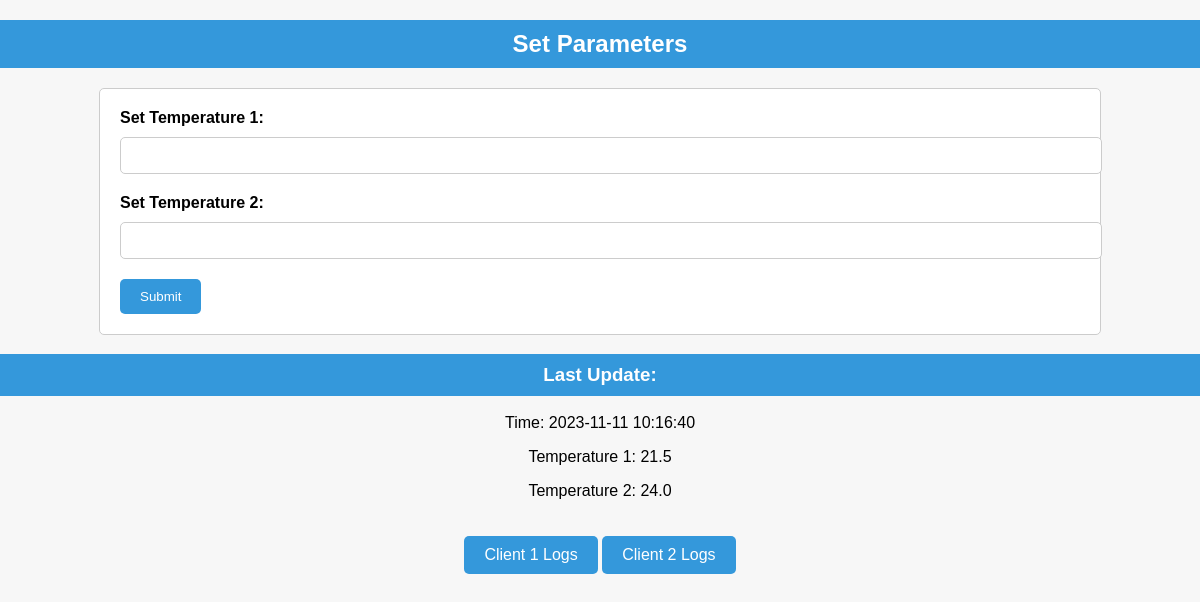
The app's page /, older data.
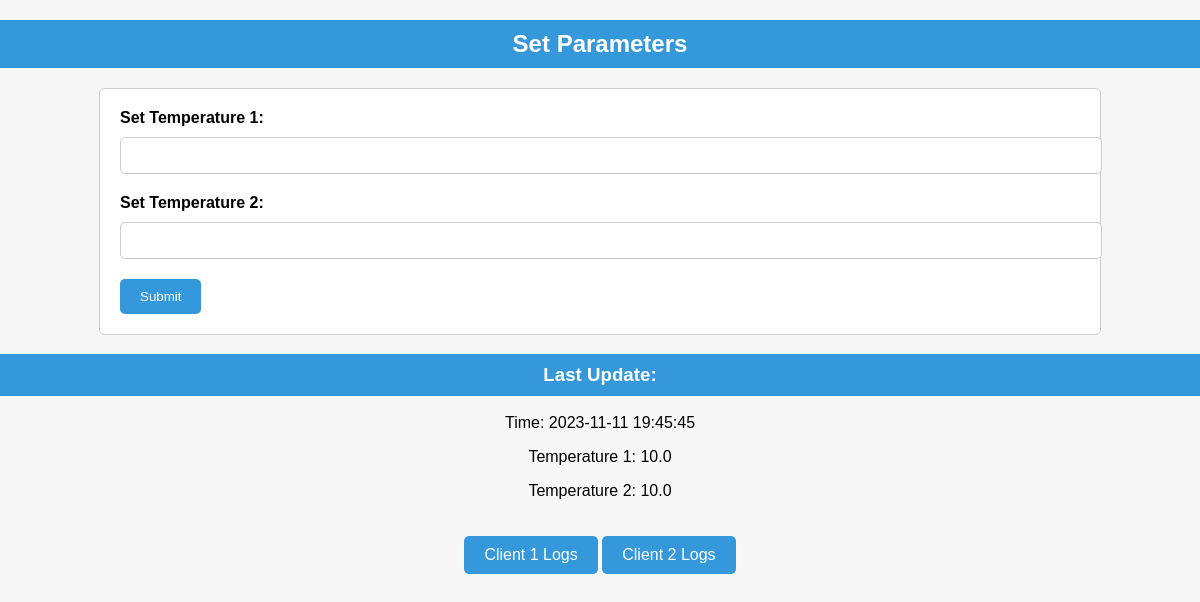
The same page, newer data.
### tables this page shows
CREATE TABLE WEB_MANAGER_LOGS (
                   id INTEGER  NOT NULL PRIMARY KEY AUTOINCREMENT,
                   time TIMESTAMP NOT NULL DEFAULT CURRENT_TIMESTAMP,
                   set_temperature_1 REAL NOT NULL,                   
                   set_temperature_2 REAL NOT NULL
                   );

### web_gui/web_gui.py (the view)
@app.route('/')
def index():
    last_update = get_web_manager_last_update()
    return render_template('index.html', last_update=last_update)

### web_gui/web_gui.py (called while the page is built)
def get_web_manager_last_update():
    conn = sqlite3.connect(db_path)
    cursor = conn.cursor()
    cursor.execute("SELECT * FROM WEB_MANAGER_LOGS ORDER BY id DESC LIMIT 1")
    last_update = cursor.fetchone()
    conn.close()
    return last_update

### web_gui/templates/index.html (shortened to what this page needs)
<!DOCTYPE html>
<html>
<head>
    <link rel="stylesheet" type="text/css" href="{{ url_for('static', filename='index.css') }}">
</head>
<body>
    <h2>Set Parameters</h2>
    <form method="post" action="/submit">
        <label for="temperature1">Set Temperature 1:</label>
        <input type="number" step="0.01" name="temperature1" required>
        <label for="temperature2">Set Temperature 2:</label>
        <input type="number" step="0.01" name="temperature2" required>
        <input type="submit" value="Submit">
    </form>
    <h3>Last Update:</h3>
    {% if last_update %}
    <p>Time: {{ last_update[1] }}</p>
    <p>Temperature 1: {{ last_update[2] }}</p>
    <p>Temperature 2: {{ last_update[3] }}</p>
    {% else %}
    <p>No data available</p>
    {% endif %}
    <div class="button-container">
        <a href="/logs/client1" class="button">Client 1 Logs</a>
        <a href="/logs/client2" class="button">Client 2 Logs</a>
    </div>
</body>
</html>

### web_gui/static/index.css (style rules this page uses)
body { font-family: Arial, sans-serif; background-color: #f7f7f7; margin: 0; padding: 0; }
h2 { background-color: #3498db; color: #fff; padding: 10px; text-align: center; }
form { width: 80%; margin: 0 auto; padding: 20px; background-color: #fff; border: 1px solid #ccc; border-radius: 5px; }
label { display: block; margin-bottom: 10px; font-weight: bold; }
input[type="number"] { width: 100%; padding: 10px; margin-bottom: 20px; border: 1px solid #ccc; border-radius: 5px; }
input[type="submit"] { background-color: #3498db; color: #fff; padding: 10px 20px; border: none; border-radius: 5px; cursor: pointer; }
h3 { background-color: #3498db; color: #fff; padding: 10px; text-align: center; }
p { text-align: center; }
.button { display: block; background-color: #3498db; color: #fff; padding: 10px 20px; border: none; border-radius: 5px; text-align: center; margin: 20px auto; width: fit-content; text-decoration: none; }
.button-container { text-align: center; }
.button-container a { display: inline-block; }

Row changes from the older to the newer data that the page shows:
no longer on this page (row edited): WEB_MANAGER_LOGS: time "2023-11-11 10:16:40", set_temperature_1 "21.5", set_temperature_2 "24.0"
added WEB_MANAGER_LOGS: time "2023-11-11 19:45:45", set_temperature_1 "10.0", set_temperature_2 "10.0"
